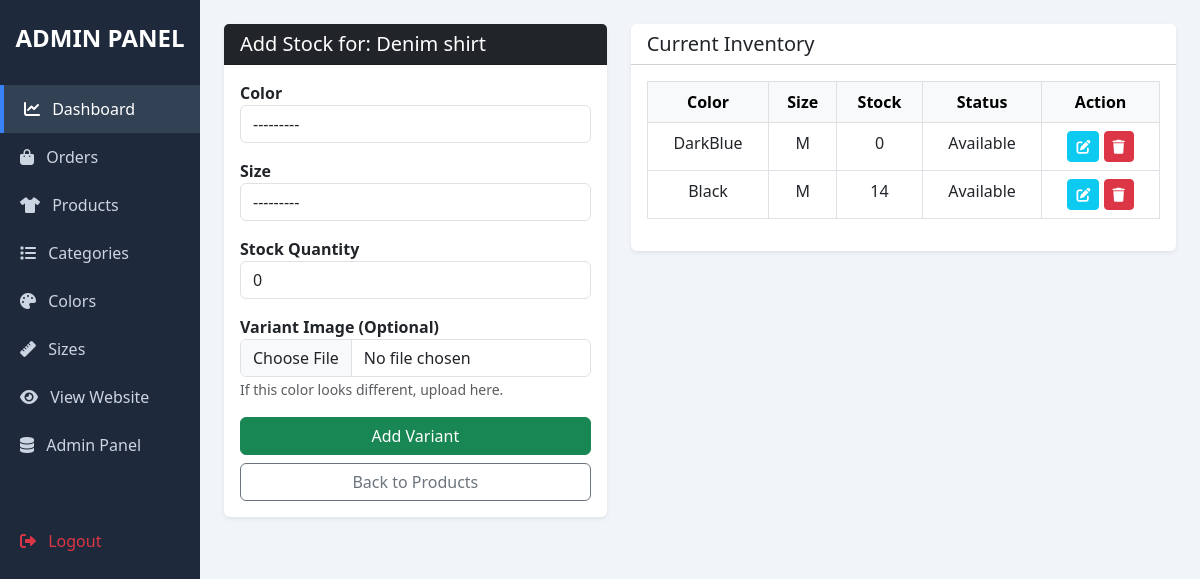
/my-admin/products/variant/4/ (signed in), run on the app's committed database.
### store/models.py (models this page shows, shortened)
class Product(models.Model):
    name = models.CharField(max_length=200)
    slug = models.SlugField(unique=True)
    category = models.ForeignKey(Category, on_delete=models.CASCADE)
    description = models.TextField(blank=True)
    price = models.DecimalField(max_digits=10, decimal_places=2) # Base Price
    old_price = models.IntegerField(default=0, blank=True, null=True)
    image = models.ImageField(upload_to='products/') # Main display image
    is_active = models.BooleanField(default=True)
    created_at = models.DateTimeField(auto_now_add=True)

class ProductVariant(models.Model):
    product = models.ForeignKey(Product, on_delete=models.CASCADE, related_name='variants')
    size = models.ForeignKey(Size, on_delete=models.CASCADE)
    color = models.ForeignKey(Color, on_delete=models.CASCADE)
    stock = models.PositiveIntegerField(default=0) # Kitne bache hain is specific type ke
    image_variant = models.ImageField(upload_to='products/variants/', blank=True, null=True) # Agar color alag h to photo alag hogi
    class Meta:
        unique_together = ('product', 'size', 'color') # Ek hi product ka same size+color duplicate na ho

class Color(models.Model):
    name = models.CharField(max_length=50) # Example: Red
    code = models.CharField(max_length=20) # Example: #FF0000 (Color picker ke liye)
    def __str__(self):
        return self.name

class Size(models.Model):
    name = models.CharField(max_length=20) # Example: Medium
    code = models.CharField(max_length=10) # Example: M
    def __str__(self):
        return self.name

### store/views.py (the view)
# urls.py: path('my-admin/products/variant/<int:product_id>/', views.admin_add_variant, name='admin_add_variant'),
@user_passes_test(is_admin)
def admin_add_variant(request, product_id):
    product = get_object_or_404(Product, id=product_id)
    existing_variants = product.variants.all()
    if request.method == 'POST':
        form = ProductVariantForm(request.POST, request.FILES)
        if form.is_valid():
            variant = form.save(commit=False)
            variant.product = product # Link kar rahe hain ki ye variant kiska hai
            variant.save()
            messages.success(request, 'Variant/Stock added successfully!')
            return redirect('admin_add_variant', product_id=product.id) # Wahi wapas reload karo taki aur add kar sake
    else:
        form = ProductVariantForm()
    context = {
        'product': product,
        'form': form,
        'existing_variants': existing_variants
    }
    return render(request, 'store/custom_admin/add_variant.html', context)

### store/forms.py
class ProductVariantForm(forms.ModelForm):
    class Meta:
        model = ProductVariant
        fields = ['color', 'size', 'stock', 'image_variant'] # Image optional hai agar color specific photo dalni ho
    def __init__(self, *args, **kwargs):
        super(ProductVariantForm, self).__init__(*args, **kwargs)
        for field in self.fields:
            self.fields[field].widget.attrs['class'] = 'form-control'

### store/context_processors.py (called while the page is built, shortened)
def menu_links(request):
    links = Category.objects.all()
    return dict(links=links)

def counter(request):
    cart_count = 0
    if 'admin' in request.path:
        return {}

### store/views.py (called while the page is built)
def is_admin(user):
    return user.is_superuser

### templates/store/custom_admin/add_variant.html (shortened to what this page needs)
{% extends 'store/custom_admin/admin_base.html' %}
{% block admin_content %}
<div class="row">
    <div class="col-md-5">
        <div class="card shadow-sm">
            <div class="card-header bg-dark text-white">
                <h5 class="mb-0">Add Stock for: {{ product.name }}</h5>
            </div>
            <div class="card-body">
                <form method="POST" enctype="multipart/form-data">
                    <div class="mb-3">
                        <label class="fw-bold">Color</label>
                        {{ form.color }}
                    </div>
                    <div class="mb-3">
                        <label class="fw-bold">Size</label>
                        {{ form.size }}
                    </div>
                    <div class="mb-3">
                        <label class="fw-bold">Stock Quantity</label>
                        {{ form.stock }}
                    </div>
                    <div class="mb-3">
                        <label class="fw-bold">Variant Image (Optional)</label>
                        {{ form.image_variant }}
                        <small class="text-muted">If this color looks different, upload here.</small>
                    </div>
                    <button type="submit" class="btn btn-success w-100">Add Variant</button>
                    <a href="{% url 'admin_products' %}" class="btn btn-outline-secondary w-100 mt-2">Back to Products</a>
                </form>
            </div>
        </div>
    </div>
    <div class="col-md-7">
        <div class="card shadow-sm">
            <div class="card-header bg-white">
                <h5 class="mb-0">Current Inventory</h5>
            </div>
            <div class="card-body">
                {% if existing_variants %}
                <table class="table table-bordered text-center">
                    <thead class="table-light">
                        <tr>
                            <th>Color</th>
                            <th>Size</th>
                            <th>Stock</th>
                            <th>Status</th>
                            <th>Action</th>
                        </tr>
                    </thead>
                    <tbody>
                        {% for v in existing_variants %}
                                            <tr>
                        <td>{{v.color.name}}</td>
                        <td>{{ v.size.code }}</td>
                        <td>{{ v.stock }}</td>
                        <td>Available</td>
                        <td>
                            <a href="{% url 'admin_edit_variant' v.id %}" class="btn btn-sm btn-info text-white" title="Edit Stock">
                                <i class="fas fa-edit"></i>
                            </a>
                            <a href="{% url 'admin_delete_variant' v.id %}" class="btn btn-sm btn-danger" onclick="return confirm('Delete this variant?')" title="Delete">
                                <i class="fas fa-trash"></i>
                            </a>
                        </td>
                    </tr>
                        {% endfor %}
                    </tbody>
                </table>
                {% else %}
                <div class="alert alert-warning">
                    No variants added yet. Customer cannot buy this product!
                </div>
                {% endif %}
            </div>
        </div>
    </div>
</div>
{% endblock %}

### templates/store/custom_admin/admin_base.html (style rules this page uses)
body { background-color: #f1f5f9; }
.card { border: none; box-shadow: 0 2px 4px rgba(0,0,0,0.05); }

### data on the page
Product: name "Denim shirt"
ProductVariant: color.name "DarkBlue", size.code "M", stock "0"
ProductVariant: color.name "Black", size.code "M", stock "14"
